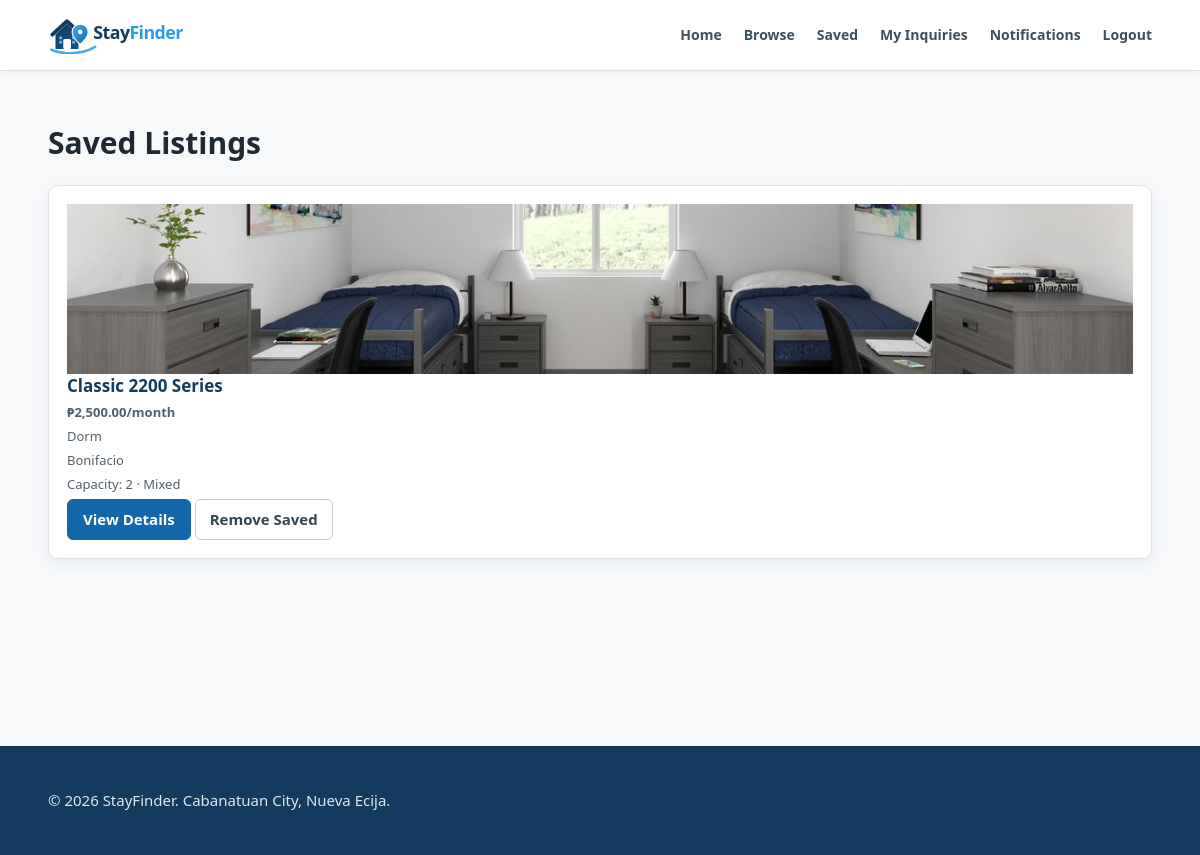
/favorites.php (signed in), run on the app's committed database.
### tables this page shows
CREATE TABLE `properties` (
  `id` int(10) UNSIGNED NOT NULL,
  `owner_id` int(10) UNSIGNED NOT NULL,
  `title` varchar(150) NOT NULL,
  `property_type` enum('apartment','dorm','boarding_house') NOT NULL,
  `location` varchar(255) NOT NULL,
  `price` decimal(10,2) NOT NULL,
  `capacity` int(10) UNSIGNED NOT NULL,
  `gender_preference` enum('female_only','male_only','mixed') NOT NULL,
  `electricity_included` tinyint(1) NOT NULL DEFAULT 0,
  `wifi_available` tinyint(1) NOT NULL DEFAULT 0,
  `curfew` tinyint(1) NOT NULL DEFAULT 0,
  `transportation` varchar(255) DEFAULT NULL,
  `rules` text DEFAULT NULL,
  `description` text DEFAULT NULL,
  `status` enum('pending','approved','rejected') NOT NULL DEFAULT 'pending',
  `availability_status` enum('available','unavailable') NOT NULL DEFAULT 'available',
  `created_at` timestamp NULL DEFAULT current_timestamp(),
  `updated_at` timestamp NULL DEFAULT current_timestamp() ON UPDATE current_timestamp(),
  `listing_expires_at` datetime DEFAULT NULL,
  `last_renewed_at` datetime DEFAULT NULL,
  `renewal_count` int(10) UNSIGNED NOT NULL DEFAULT 0
);

### config/app.php (called while the page is built, shortened)
<?php
function base_url(string $path = ''): string
{
    return BASE_URL . ($path !== '' ? '/' . ltrim($path, '/') : '');
}
function property_image_url(?string $storedPath): string
{
    $path = trim((string)$storedPath);
    $path = str_replace('\\', '/', $path);
    $path = ltrim($path, '/');
    $path = preg_replace('~^(?:\./)+~', '', $path) ?? $path;
    $absolute = dirname(__DIR__) . '/' . $path;
    return base_url($path);
}

### favorites.php (the view, shortened to what this page needs)
<?php
require_once 'config/database.php';
$stmt = $pdo->prepare("SELECT p.id, p.title, p.property_type, p.location, p.price, p.capacity, p.gender_preference,
    (SELECT pi.image_path FROM property_images pi WHERE pi.property_id = p.id ORDER BY pi.id LIMIT 1) AS image_path
    FROM favorites f JOIN properties p ON p.id = f.property_id
    WHERE f.user_id = ? AND p.status = 'approved' AND (p.listing_expires_at IS NULL OR p.listing_expires_at > NOW()) ORDER BY f.created_at DESC");
$stmt->execute([$_SESSION['user_id']]);
$properties = $stmt->fetchAll();
require_once 'includes/header.php';
?>
<h1>Saved Listings</h1>
<div class="card-grid">
<?php foreach ($properties as $property): ?>
    <div class="card property-card">
        <?php if (!empty($property['image_path'])): ?><img src="<?= property_image_url($property['image_path']) ?>" alt="Property image" class="listing-thumb"><?php endif; ?>
        <h3><?= htmlspecialchars($property['title'], ENT_QUOTES, 'UTF-8') ?></h3>
        <p><strong>₱<?= number_format((float)$property['price'], 2) ?>/month</strong></p>
        <p><?= htmlspecialchars(ucwords(str_replace('_', ' ', $property['property_type'])), ENT_QUOTES, 'UTF-8') ?></p>
        <p><?= htmlspecialchars($property['location'], ENT_QUOTES, 'UTF-8') ?></p>
        <p>Capacity: <?= (int)$property['capacity'] ?> · <?= htmlspecialchars(ucwords(str_replace('_', ' ', $property['gender_preference'])), ENT_QUOTES, 'UTF-8') ?></p>
        <a class="primary-button" href="property.php?id=<?= (int)$property['id'] ?>">View Details</a>
        <form method="post" action="favorite.php" class="inline-form">
            <button type="submit" class="secondary-button">Remove Saved</button>
        </form>
    </div>
<?php endforeach; ?>
</div>
<?php require_once 'includes/footer.php'; ?>

### assets/css/style.css (style rules this page uses)
:root { --navy:#123b5d;--blue:#1268a8;--blue2:#0e568c;--pale:#eef6fb;--ink:#1f2933;--muted:#687784;--line:#d8e0e6;--bg:#f7f8f9;--white:#fff;--green:#25864a;--red:#b43b3b;--amber:#9a6900 }
* { box-sizing:border-box }
html { scroll-behavior:smooth }
body { margin:0;font-family:"Segoe UI",Arial,sans-serif;background:var(--bg);color:var(--ink);font-size:15px;line-height:1.45 }
a { color:var(--blue);text-decoration:none }
button,input,select,textarea { font:inherit }
button { cursor:pointer }
.nav-button,.primary-button,button { display:inline-flex;align-items:center;justify-content:center;gap:6px;border:1px solid var(--blue);border-radius:6px;background:var(--blue);color:#fff!important;padding:9px 15px;font-weight:650;transition:background .15s,border-color .15s }
.secondary-button { display:inline-flex;align-items:center;justify-content:center;padding:9px 14px;border:1px solid #bfcbd4;border-radius:6px;background:#fff;color:#344552!important;font-weight:600 }
.card,.form-card,.filter-card,.property-detail { background:#fff;border:1px solid var(--line);border-radius:8px;box-shadow:none }
.property-card { background:#fff;border:1px solid var(--line);border-radius:7px;overflow:hidden }
.listing-thumb { width:100%;height:180px;object-fit:cover;display:block;background:#e9eef2 }
.property-card h3 { margin:0 0 4px;font-size:17px;color:var(--navy) }
.property-card p { margin:5px 0;color:#53616c;font-size:13px }
.inline-form { display:inline-flex;gap:7px }
.card-grid { display:grid;grid-template-columns:repeat(auto-fit,minmax(230px,1fr));gap:16px }
.card { padding:18px }
:root { --navy:#123b5d; --blue:#1268a8; --blue2:#0e568c; --pale:#eef6fb; --ink:#1f2933; --muted:#687784; --line:#d8e0e6; --bg:#f6f8fa; --white:#fff; --green:#25864a; --red:#b43b3b; --amber:#9a6900; --shadow:0 8px 24px rgba(18,59,93,.07); }
body { background:var(--bg);color:var(--ink);font-family:"Segoe UI",Arial,sans-serif }
.card,.form-card,.filter-card,.property-detail { border-radius:10px;box-shadow:var(--shadow) }
.featured-card,.property-card { border-radius:10px;border-color:#dfe5e9;box-shadow:0 5px 16px rgba(18,59,93,.055);transition:transform .15s ease,box-shadow .15s ease,border-color .15s ease }
.featured-card img,.listing-thumb { height:170px;background:#e9eef2 }
.featured-body h3,.property-card h3 { color:var(--navy) }
.primary-button,button { border-radius:6px;background:var(--blue);box-shadow:none }
.secondary-button { border-radius:6px }

### data on the page
properties: title "Classic 2200 Series", price "2,500.00", property_type "Dorm", location "Bonifacio", capacity "2", gender_preference "Mixed"
